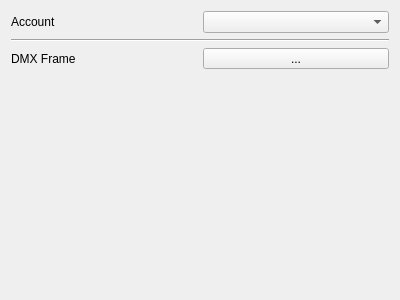
<?xml version="1.0" encoding="UTF-8"?>
<ui version="4.0">
 <class>Form</class>
 <widget class="QWidget" name="Form">
  <property name="geometry">
   <rect>
    <x>0</x>
    <y>0</y>
    <width>400</width>
    <height>300</height>
   </rect>
  </property>
  <property name="windowTitle">
   <string>Form</string>
  </property>
  <layout class="QGridLayout" name="gridLayout">
   <item row="0" column="1">
    <widget class="QComboBox" name="account_combo"/>
   </item>
   <item row="1" column="0" colspan="2">
    <widget class="Line" name="line">
     <property name="orientation">
      <enum>Qt::Horizontal</enum>
     </property>
    </widget>
   </item>
   <item row="2" column="0">
    <widget class="QLabel" name="label_2">
     <property name="text">
      <string>DMX Frame</string>
     </property>
    </widget>
   </item>
   <item row="2" column="1">
    <widget class="FileSelectionButton" name="fileselector">
     <property name="sizePolicy">
      <sizepolicy hsizetype="Preferred" vsizetype="Fixed">
       <horstretch>0</horstretch>
       <verstretch>0</verstretch>
      </sizepolicy>
     </property>
     <property name="text">
      <string>...</string>
     </property>
    </widget>
   </item>
   <item row="0" column="0">
    <widget class="QLabel" name="label">
     <property name="text">
      <string>Account</string>
     </property>
    </widget>
   </item>
   <item row="3" column="0">
    <spacer name="verticalSpacer">
     <property name="orientation">
      <enum>Qt::Vertical</enum>
     </property>
     <property name="sizeHint" stdset="0">
      <size>
       <width>20</width>
       <height>40</height>
      </size>
     </property>
    </spacer>
   </item>
  </layout>
 </widget>
 <customwidgets>
  <customwidget>
   <class>FileSelectionButton</class>
   <extends>QToolButton</extends>
   <header>virtualstudio.configurator.ui.widgets.general.file_selection_button</header>
  </customwidget>
 </customwidgets>
 <resources/>
 <connections/>
</ui>
